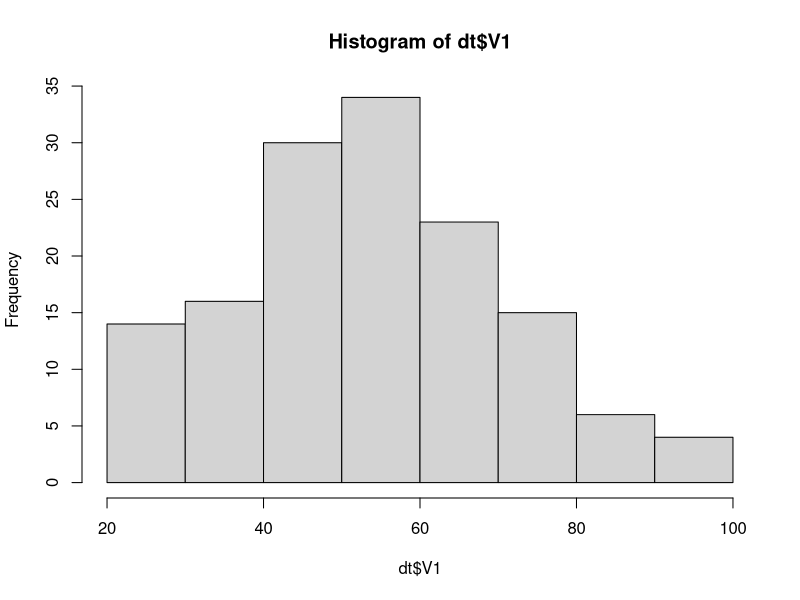
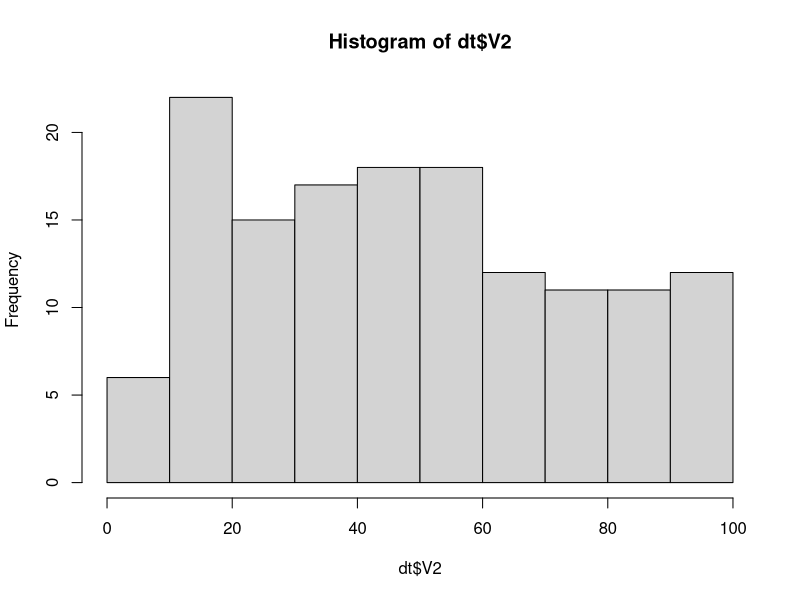
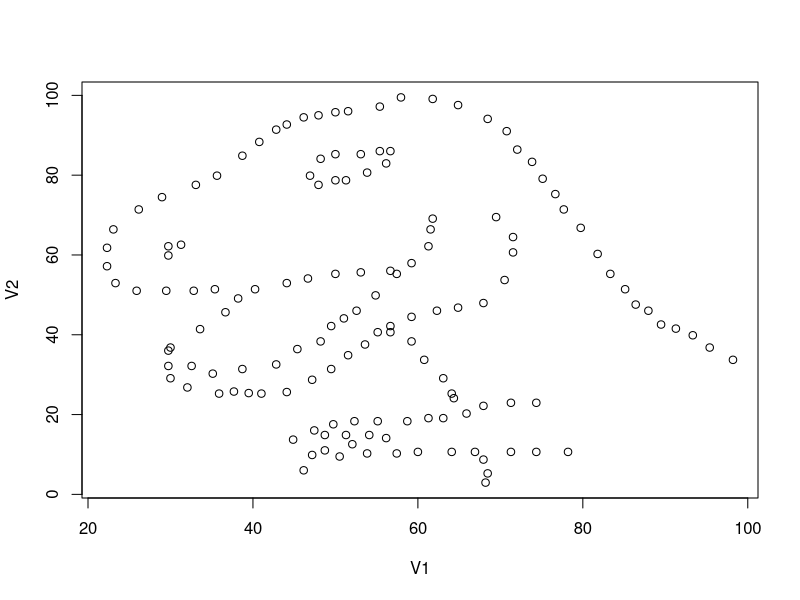

These charts were generated, in order, by the following R code:
## ---- chunk 1
dt <- read.table(file = "../data-raw/ciekawe_dane.csv", header = F, sep = ";", dec = ",")
dt
## ---- chunk 2
summary(dt)
## ---- chunk 3
hist(dt$V1)
hist(dt$V2)
## ---- chunk 4
cor(dt, method = "spearman")
cor(dt, method = "pearson")
## ---- chunk 5
m1 <- lm(V2 ~ V1, data = dt)
m2 <- lm(log(V2) ~ log(V1), data = dt)
summary(m1)
summary(m2)
## ---- chunk 6
plot(dt)
